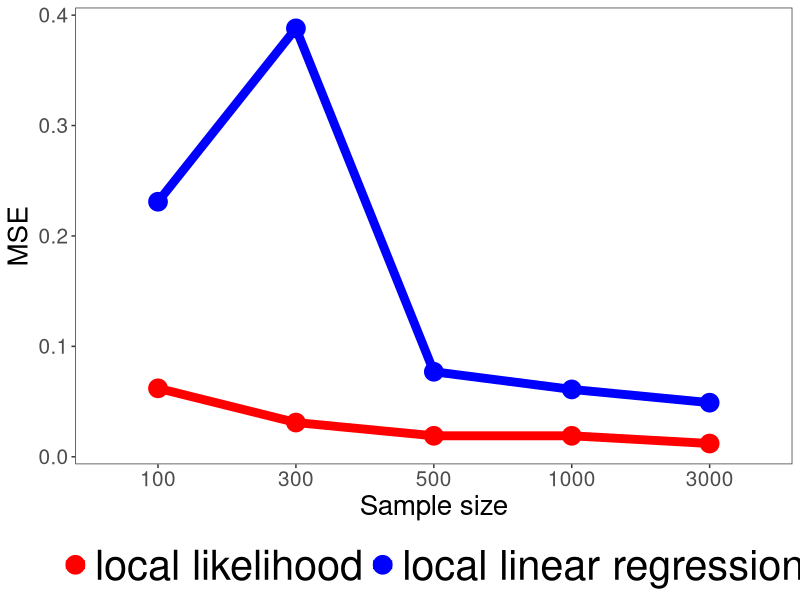
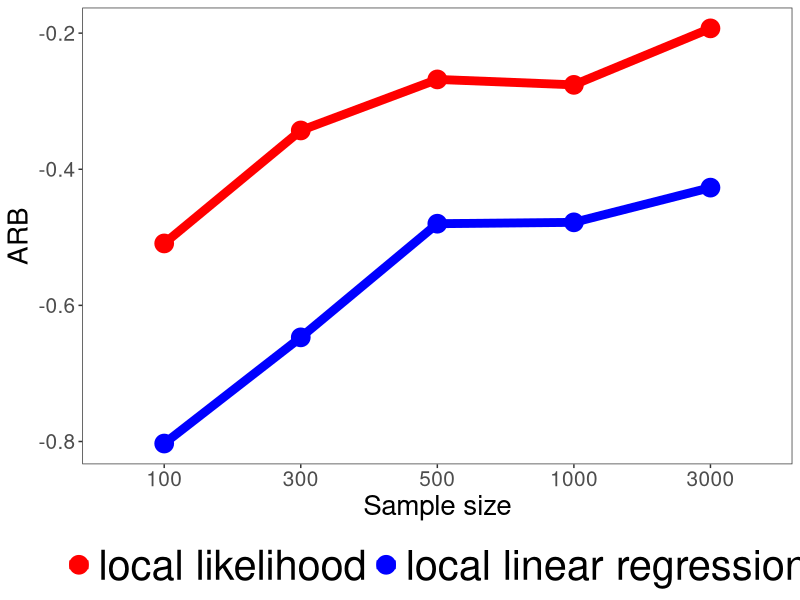
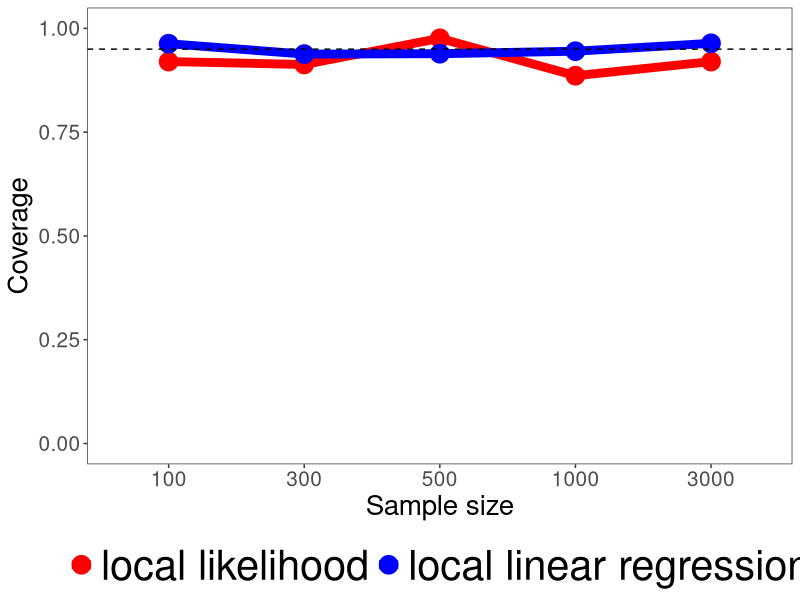
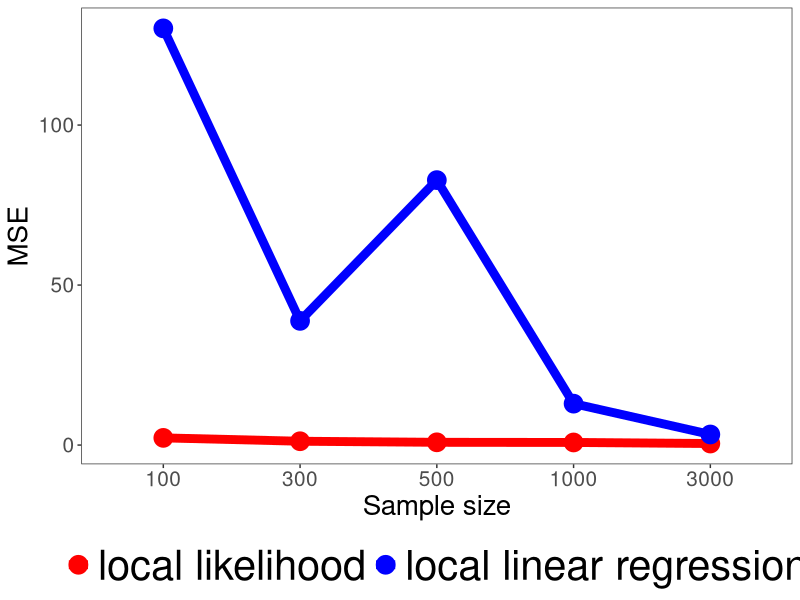
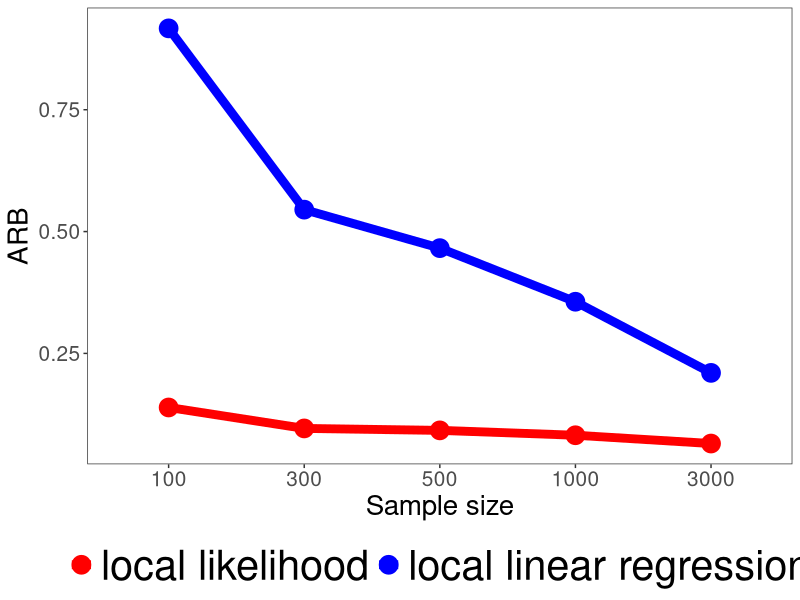
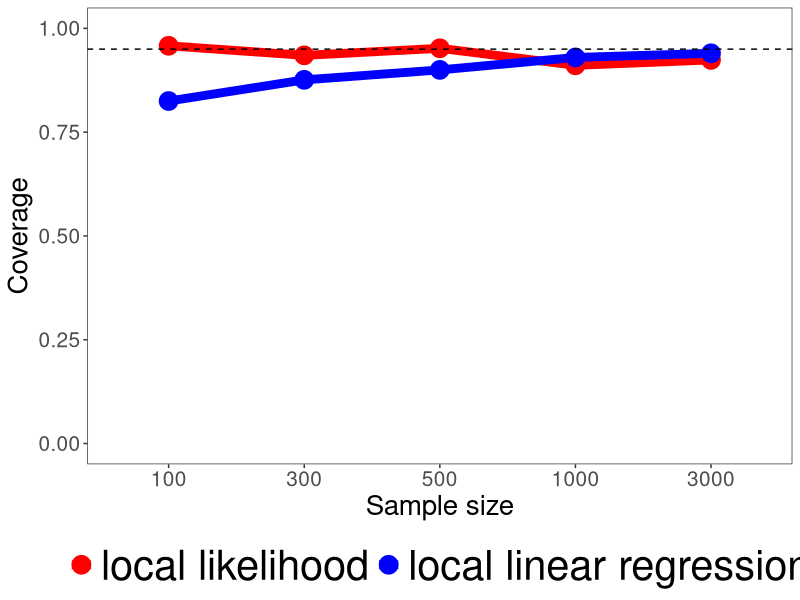
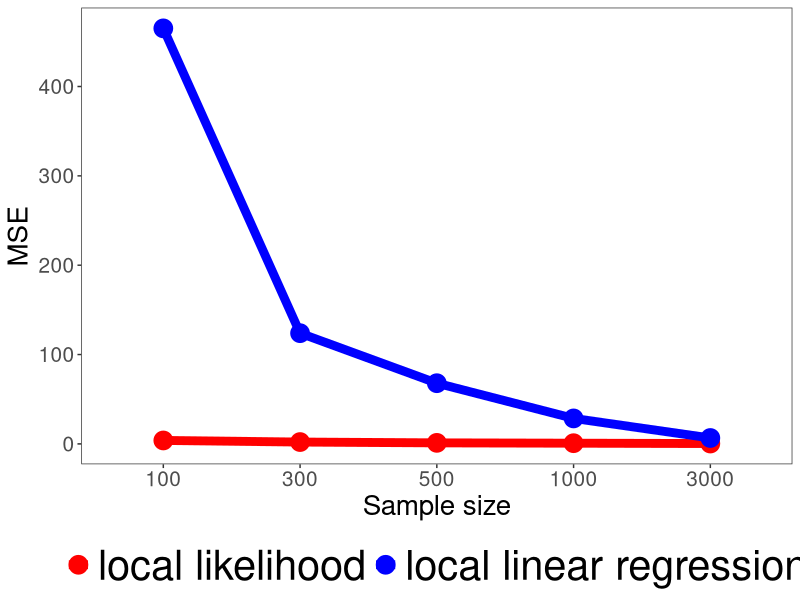
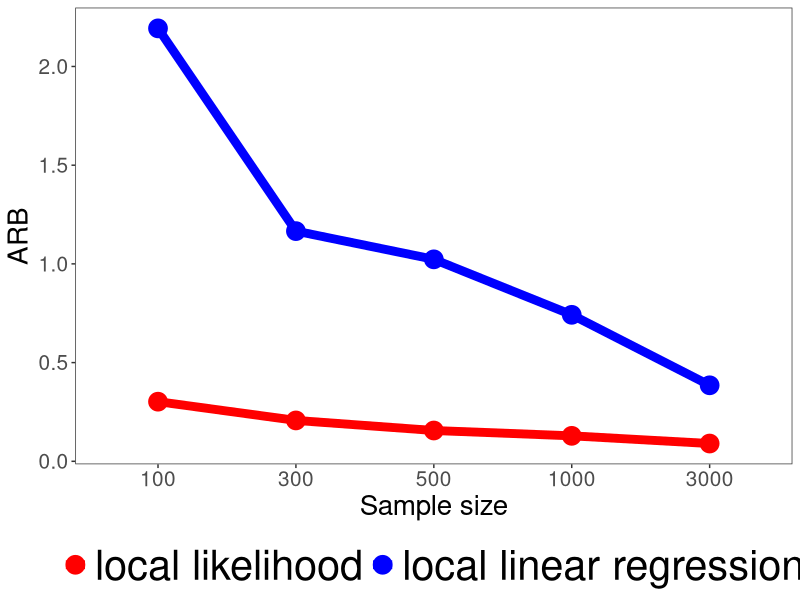

Write R code to recreate these figures, in order.
## ---- chunk 1

library(tidyverse)
library(gridExtra)
## ---- chunk 2

type_binomial_trial100 = read.csv('100_type_binomial_trial_250.csv')
type_poisson_trial100 = read.csv('100_type_poisson_trial_250.csv')
type_ZIP_trial100 = read.csv('100_type_ZIP_trial_250.csv')
type_binomial_trial300 = read.csv('300_type_binomial_trial_250.csv')
type_poisson_trial300 = read.csv('300_type_poisson_trial_250.csv')
type_ZIP_trial300 = read.csv('300_type_ZIP_trial_250.csv')
type_binomial_trial500 = read.csv('500_type_binomial_trial_250.csv')
type_poisson_trial500 = read.csv('500_type_poisson_trial_250.csv')
type_ZIP_trial500 = read.csv('500_type_ZIP_trial_250.csv')
type_ZIP_trial1000 = read.csv('1000_type_ZIP_trial_250.csv')
type_binomial_trial1000 = read.csv('1000_type_binomial_trial_250.csv')
type_poisson_trial1000 = read.csv('1000_type_poisson_trial_250.csv')
type_binomial_trial3000 = read.csv('3000_type_binomial_trial_250.csv')
type_poisson_trial3000 = read.csv('3000_type_poisson_trial_250.csv')


## ---- chunk 3



make_result = function(dataframe, truevalue, sample){
  
  
  mse_local = round(mean((dataframe$zipest-truevalue)^2), 3)
  mse_lin = round(mean((dataframe$linest-truevalue)^2), 3)
  
  abs_local = round(mean(abs(dataframe$zipest-truevalue)/truevalue), 3)
  abs_lin = round(mean(abs(dataframe$linest - truevalue)/truevalue), 3)
  
  ci_local = round(mean(dataframe$zip_ci_left <= truevalue & dataframe$zip_ci_right >= truevalue, na.rm=T), 3)
  ci_lin = round(mean(dataframe$lin_ci_left <= truevalue & dataframe$lin_ci_right >= truevalue, na.rm=T), 3)
  
  result = data.frame('num_sam' = sample, 'mselocal' = mse_local, 'abslocal' = c(abs_local), 'cilocal' = c(ci_local), 'mselin' = mse_lin, 'abslin' = abs_lin, 'cilin' = ci_lin)
  
  return(result)
}

## ---- chunk 4

#n = 100
logistic = function(x) { exp(x)/(1+exp(x))}

truediff_binomial =logistic(-0.3) - logistic(1.5)


bin100 = make_result(type_binomial_trial100, truediff_binomial, 100)



#n = 300


bin300 = make_result(type_binomial_trial300, truediff_binomial, 300)




#n = 500

bin500 = make_result(type_binomial_trial500, truediff_binomial, 500)


#n = 1000

bin1000 = make_result(type_binomial_trial1000 %>% .[2:202, ], truediff_binomial, 1000)

#n = 3000

bin3000 = make_result(type_binomial_trial3000, truediff_binomial, 3000)


binomial = rbind(bin100, bin300, bin500, bin1000, bin3000)


colnames(binomial) = c('N', 'local likelihood mse', 'local likelihood arb', 'local likelihood coverage', 'local linear mse', 'local linear arb', 'local linear coverage')



## ---- chunk 5





truediff_poisson = exp(2.3) - exp(1.1)

poi100 = make_result(type_poisson_trial100, truediff_poisson, sample=100) 

poi300 = make_result(type_poisson_trial300, truediff_poisson, sample=300) 

poi500 = make_result(type_poisson_trial500, truediff_poisson, sample=500)

poi1000 = make_result(type_poisson_trial1000, truediff_poisson, sample=1000)

poi3000 = make_result(type_poisson_trial3000, truediff_poisson, sample=3000)


poi = rbind(poi100, poi300, poi500, poi1000, poi3000)



colnames(poi) =  c('N', 'local likelihood mse', 'local likelihood arb', 'local likelihood coverage', 'local linear mse', 'local linear arb', 'local linear coverage')



## ---- chunk 6


truediff_zip = exp(2.3)/(1+exp(-0.3)) - exp(1.1)/(1+exp(1.5))

zip100 = make_result(type_ZIP_trial100 %>% filter(zipest>-10^2, linest>-10^2), truediff_zip, 100)

zip300 = make_result(type_ZIP_trial300 %>% filter(zipest>-10^2, linest>-10^2), truediff_zip, 300)

zip500 = make_result(type_ZIP_trial500, truediff_zip, 500)

zip1000 = make_result(type_ZIP_trial1000, truediff_zip, 1000)

zip = rbind(zip100, zip300, zip500, zip1000)
  


colnames(zip) = c('N', 'local likelihood mse', 'local likelihood arb', 'local likelihood coverage', 'local linear mse', 'local linear arb', 'local linear coverage')

## ---- chunk 7

write.csv(binomial, 'binomial.csv')
write.csv(poi, 'poi.csv')
write.csv(zip, 'zip.csv')


## ---- chunk 8


# final file : concatnating binomial.csv, poi.csv and zip.csv files

final = read.csv('final.csv')





make_graph = function(data, type1){
  
  
  mse = data %>% filter(type == type1) %>%  ggplot() + geom_line(mapping = aes(x=factor(N), y= mse, color=model, group=model), size=3) +
    geom_point(mapping = aes(x = factor(N), y=mse, color=model, group=model), size=6) +theme_bw()+
  theme(panel.grid.major.x = element_blank(), panel.grid.minor.x = element_blank(), 
        panel.grid.major.y = element_blank(), panel.grid.minor.y = element_blank(), 
        #axis.ticks.x=element_blank(), 
        #axis.ticks.y=element_blank(), 
        axis.text.y=element_text(size=15), 
        axis.text.x=element_text(size=15),
        axis.title.x = element_text(size=20),
        axis.title.y = element_text(size=20),
        plot.title = element_text(face = "bold", size = 15, hjust = 0.5),
        legend.title = element_blank(), legend.text = element_text(size=30), legend.position='bottom') + scale_color_manual(values= c('red','blue'))+ xlab('Sample size') + ylab('MSE')
  
  arb = data %>% filter(type == type1) %>%  ggplot() + geom_line(mapping = aes(x=factor(N), y= arb, color=model, group=model), size=3) +
    geom_point(mapping = aes(x = factor(N), y=arb, color=model, group=model), size=6) +theme_bw()+
  theme(panel.grid.major.x = element_blank(), panel.grid.minor.x = element_blank(), 
        panel.grid.major.y = element_blank(), panel.grid.minor.y = element_blank(), 
        #axis.ticks.x=element_blank(), 
        #axis.ticks.y=element_blank(), 
        axis.text.y=element_text(size=15), 
        axis.text.x=element_text(size=15),
        axis.title.x = element_text(size=20),
        axis.title.y = element_text(size=20),
        plot.title = element_text(face = "bold", size = 15, hjust = 0.5),
        legend.title = element_blank(), legend.text = element_text(size=30), legend.position='bottom') + scale_color_manual(values= c('red','blue'))+ xlab('Sample size') + ylab('ARB')
  
  coverage = data %>% filter(type == type1) %>%  ggplot() + geom_line(mapping = aes(x=factor(N), y= coverage, color=model, group=model), size=3) +
    geom_point(mapping = aes(x = factor(N), y=coverage, color=model, group=model), size=6) +theme_bw()+
  theme(panel.grid.major.x = element_blank(), panel.grid.minor.x = element_blank(), 
        panel.grid.major.y = element_blank(), panel.grid.minor.y = element_blank(), 
        #axis.ticks.x=element_blank(), 
        #axis.ticks.y=element_blank(), 
        axis.text.y=element_text(size=15), 
        axis.text.x=element_text(size=15),
        axis.title.x = element_text(size=20),
        axis.title.y = element_text(size=20),
        plot.title = element_text(face = "bold", size = 15, hjust = 0.5),
        legend.title = element_blank(), legend.text = element_text(size=30), legend.position='bottom') + ylim(0, 1) +  scale_color_manual(values= c('red','blue')) + geom_hline(yintercept=0.95, linetype=2) + xlab('Sample size') + ylab('Coverage')
  
  
  return(list(mse, arb, coverage))
  
}


bernoulli_graph = make_graph(final, 'bernoulli')

poi_graph = make_graph(final, 'poi')

zip_graph = make_graph(final, 'zip')


bernoulli_graph

poi_graph

zip_graph



